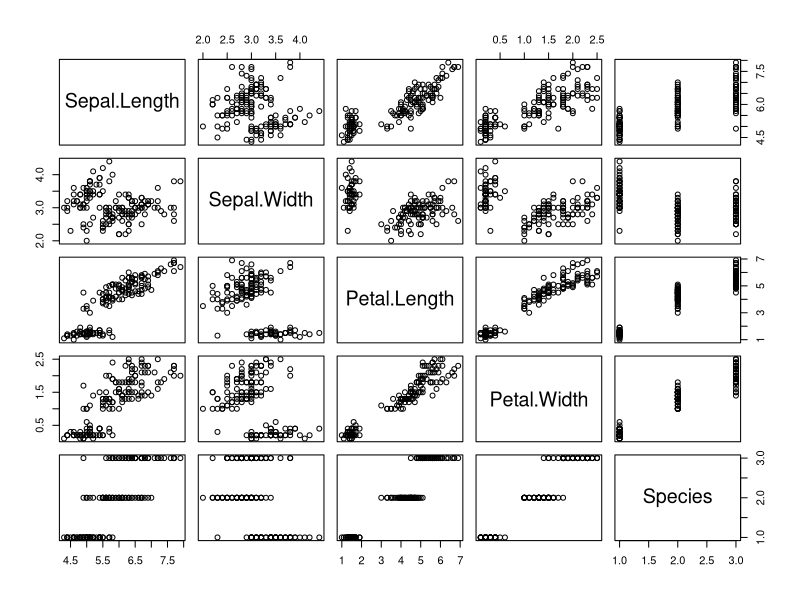
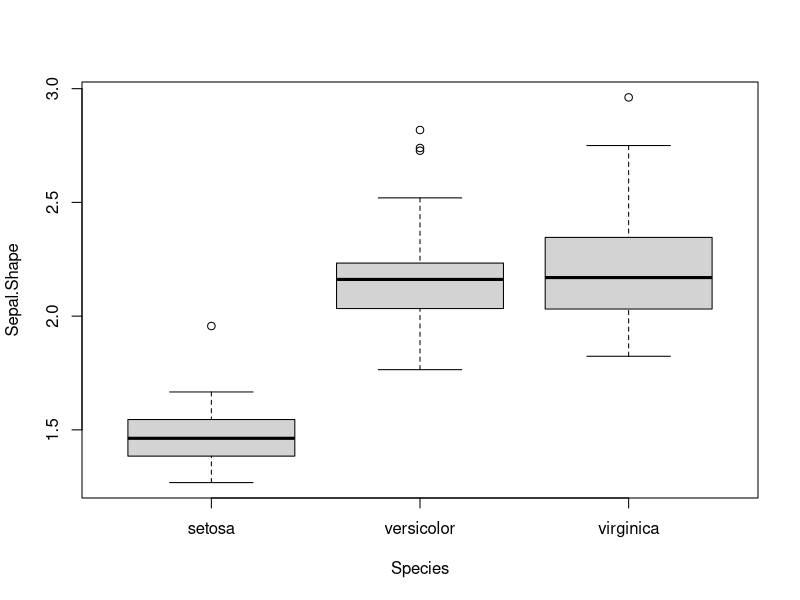

These figures' R source, in order:
# Let's analyse the iris data set
# Load the data
data("iris")
#Look at it
str(iris)
summary(iris)
head(iris)#would be nice to see that as a clean table
plot(iris)
#sample size /species
table(iris$Species)

#Can we distinguish species based on flower morphology?
#try a linear model like sepal.length = species + noise
summary(m0 <- lm(Sepal.Length ~ 1 + Species, data = iris))
anova(m0)#that looks convincing

#But are proportions also different?
iris$Sepal.Shape <- iris$Sepal.Length/iris$Sepal.Width
summary(mshape0 <- lm(Sepal.Shape ~ 1 + Species, data = iris))
boxplot(Sepal.Shape ~ 1 + Species, data = iris)
#so 1 species different from the two others (which are pretty similar in shape, but not size!)
